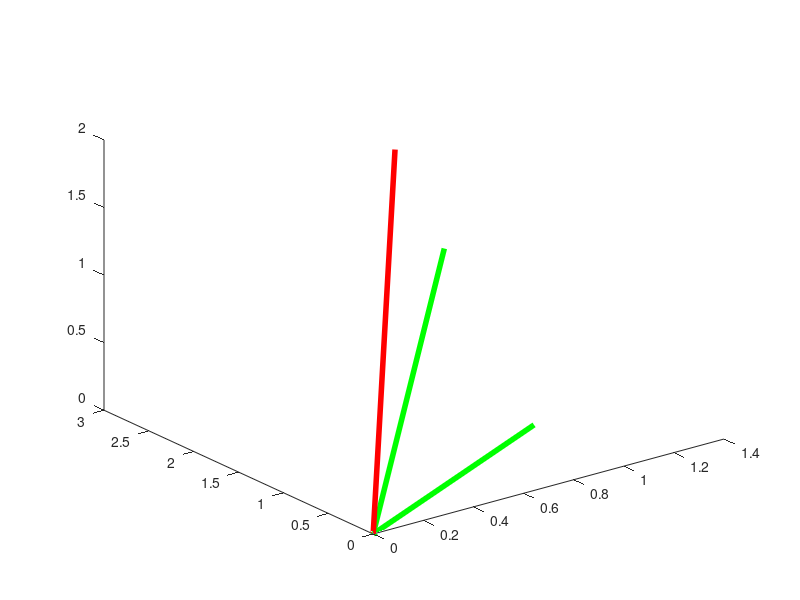

This chart was generated by the following MATLAB code: (Note: this script raises an error after producing the figure.)
% This is the exercise for '6. Plane in R3 Spanned by Two Vectors'

%% CONSTANTS
v = [1 1 0];
w = [1 2 1];

% Linear Combination
u = randn*v + randn*w;

%% Plot
figure(1), clf

plot3([0 v(1)], [0 v(2)], [0 v(3)], "LineWidth", 4, "Color", 'g'), hold on
plot3([0 w(1)], [0 w(2)], [0 w(3)], "LineWidth", 4, "Color", 'g')
plot3([0 u(1)], [0 u(2)], [0 u(3)], "LineWidth", 4, "Color", 'r')

fmesh(@(s,t) v(1)*s + w(1)*t, @(s,t) v(2)*s + w(2)*t, @(s,t) v(3)*s + w(3)*t, [-1 1 -1 1])
set(gca, 'Colormap', ones(256, 3)*0.5)

axis square
grid on